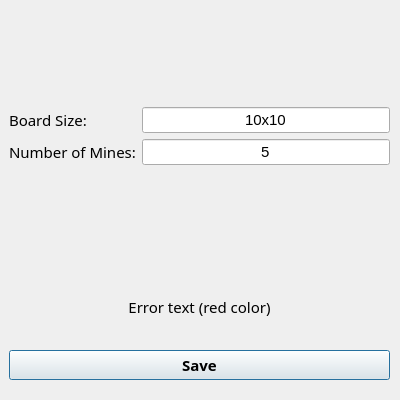
<?xml version="1.0" encoding="UTF-8"?>
<ui version="4.0">
 <class>SettingsWindow</class>
 <widget class="QDialog" name="SettingsWindow">
  <property name="geometry">
   <rect>
    <x>0</x>
    <y>0</y>
    <width>400</width>
    <height>400</height>
   </rect>
  </property>
  <property name="windowTitle">
   <string>Minesweeper - Settings</string>
  </property>
  <widget class="QWidget" name="formLayoutWidget">
   <property name="geometry">
    <rect>
     <x>9</x>
     <y>10</y>
     <width>381</width>
     <height>251</height>
    </rect>
   </property>
   <layout class="QFormLayout" name="formLayout">
    <property name="fieldGrowthPolicy">
     <enum>QFormLayout::AllNonFixedFieldsGrow</enum>
    </property>
    <property name="formAlignment">
     <set>Qt::AlignCenter</set>
    </property>
    <item row="0" column="0">
     <widget class="QLabel" name="labelBoard">
      <property name="font">
       <font>
        <family>MV Boli</family>
        <pointsize>11</pointsize>
       </font>
      </property>
      <property name="text">
       <string>Board Size:</string>
      </property>
     </widget>
    </item>
    <item row="0" column="1">
     <widget class="QLineEdit" name="lineEditSize">
      <property name="font">
       <font>
        <pointsize>11</pointsize>
       </font>
      </property>
      <property name="text">
       <string>10x10</string>
      </property>
      <property name="alignment">
       <set>Qt::AlignCenter</set>
      </property>
     </widget>
    </item>
    <item row="1" column="0">
     <widget class="QLabel" name="labelNumberOfMines">
      <property name="font">
       <font>
        <family>MV Boli</family>
        <pointsize>11</pointsize>
       </font>
      </property>
      <property name="text">
       <string>Number of Mines:</string>
      </property>
     </widget>
    </item>
    <item row="1" column="1">
     <widget class="QLineEdit" name="lineEditNumOfMines">
      <property name="font">
       <font>
        <pointsize>11</pointsize>
       </font>
      </property>
      <property name="text">
       <string>5</string>
      </property>
      <property name="alignment">
       <set>Qt::AlignCenter</set>
      </property>
     </widget>
    </item>
   </layout>
  </widget>
  <widget class="QWidget" name="verticalLayoutWidget_2">
   <property name="geometry">
    <rect>
     <x>9</x>
     <y>269</y>
     <width>381</width>
     <height>111</height>
    </rect>
   </property>
   <layout class="QVBoxLayout" name="verticalLayout_2">
    <item>
     <widget class="QLabel" name="labelErrorText">
      <property name="font">
       <font>
        <family>MV Boli</family>
        <pointsize>11</pointsize>
       </font>
      </property>
      <property name="text">
       <string>Error text (red color)</string>
      </property>
      <property name="alignment">
       <set>Qt::AlignCenter</set>
      </property>
     </widget>
    </item>
    <item>
     <widget class="QPushButton" name="pushSaveButton">
      <property name="font">
       <font>
        <family>MV Boli</family>
        <pointsize>11</pointsize>
        <weight>75</weight>
        <bold>true</bold>
       </font>
      </property>
      <property name="text">
       <string>Save</string>
      </property>
     </widget>
    </item>
   </layout>
  </widget>
 </widget>
 <resources/>
 <connections/>
</ui>
